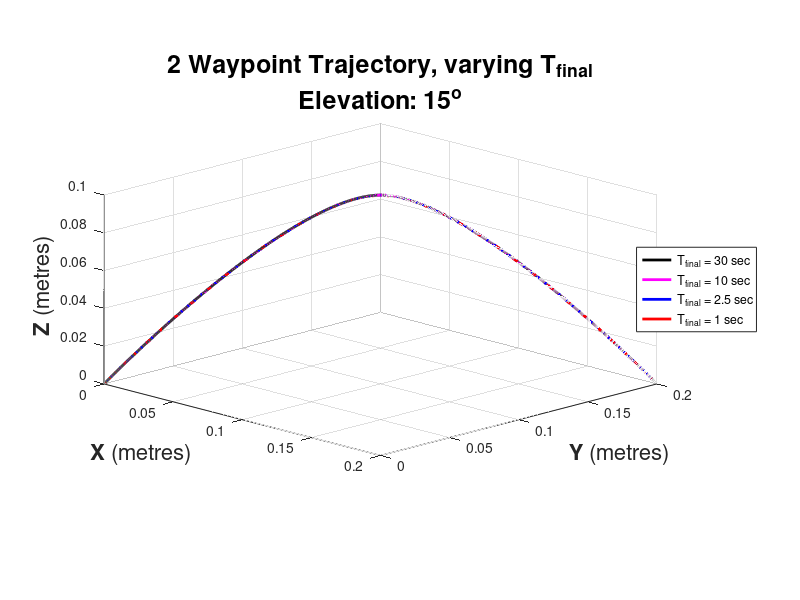

Reproduce this figure in MATLAB. (Note: this script raises an error after producing the figure.)
clear all
close all
clc

%% Setup
    TIME_FINAL = [30, 10, 2.5, 1];
    TIME_STEP  = 1/40;
    COLOUR = 'kmbr';
    STYLE = '----';

%% Trajectory Generation - Cubic Polynomial Splines
   
    TrajectoryTest = figure(1);
        hold on
        grid on
        axis equal
        set(gca,'Color','#DDDDDD');
        xlabel('{\bfX} (metres)','FontSize',16);
        ylabel('{\bfY} (metres)','FontSize',16);
        zlabel('{\bfZ} (metres)','FontSize',16);
        title({'2 Waypoint Trajectory, varying T_{final}',...
               'Elevation: 15^{o}'},'FontSize',18);
        view(45,15);
        axis([0 0.2 0 0.2 0 0.1])

        for i=1:length(TIME_FINAL)
            D   = diag(1:3,-1);
            % Inital Waypoint
            qi  = [0, 0;
                   0, 0;
                   0, 0];
            ti  = 0;
            tti = ti.^(0:3).';
            TI  = [tti, D*tti];
            % Final Waypoint
            qf  = [0.2, 0;
                   0.2, 0;
                   0,    0];
            tf  = TIME_FINAL(i);
            ttf = tf.^(0:3).';
            TF  = [ttf, D*ttf];
            % Mid Waypoint
            qm  = [(qi(1,1) + qf(1,1))/2, (qf(1,1)-qi(1,1))/(tf-ti);
                   (qi(2,1) + qf(2,1))/2, (qf(2,1)-qi(2,1))/(tf-ti);
                                     0.1, 0];
            tm  = (ti + tf) / 2;
            ttm = tm.^(0:3).';
            TM  = [ttm, D*ttm];
            % Evaluate Polynomial Coefficients
%INCORRECT  C   = [qi qm qf] / [TI TM TF];      
            C1  = [qi qm] / [TI TM];
            C2  = [qm qf] / [TM TF];
            % Evaluate Time and Positions       %
%INCORRECT  tspan   = ti:TIME_STEP:tf;          
%INCORRECT  tt      = tspan.^((0:3).');         
%INCORRECT  q       = C*tt;         
            ttt1    = ti:TIME_STEP:tm;
            T1      = ttt1.^((0:3).');
            ttt2    = tm:TIME_STEP:tf;
            T2      = ttt2.^((0:3).');
            q       = [C1*T1 C2*T2];

            plot3(q(1,:),q(2,:),q(3,:),'LineWidth',2,...
                'LineStyle',STYLE(i),'Color',COLOUR(i));
        end
        lgd=legend('T_{final} = 30 sec ','T_{final} = 10 sec',...
                   'T_{final} = 2.5 sec','T_{final} = 1 sec ',...
               'Location','eastoutside');
        lgd.FontSize = 14;

 %% Trajectory Generation - Quintic
    TrajectoryTest = figure(2);
        hold on
        grid on
        axis equal
        set(gca,'Color','#DDDDDD');
        xlabel('{\bfX} (metres)','FontSize',16);
        ylabel('{\bfY} (metres)','FontSize',16);
        zlabel('{\bfZ} (metres)','FontSize',16);
        title({'3 Waypoint Trajectory, varying T_{final}',...
               'Elevation: 15^{o}'},'FontSize',18);
        view(45,15);
        axis([0 0.2 0 0.2 0 0.1])

        for i=1:length(TIME_FINAL)
            D   = diag(1:5,-1);
            % Inital Waypoint
            qi  = [0, 0, 0;
                   0, 0, 0;
                   0, 0, 0];
            ti  = 0;
            tti = ti.^(0:5).';
            TI  = [tti, D*tti, D^2*tti];
            % Final Waypoint
            qf  = [0.2, 0, 0;
                   0.2, 0, 0;
                   0,   0, 0];
            tf  = TIME_FINAL(i);
            ttf = tf.^(0:5).';
            TF  = [ttf, D*ttf, D^2*ttf];
            % Mid Waypoint
            qm  = [(qi(1,1) + qf(1,1))/2, (qf(1,1)-qi(1,1))/(tf-ti), 0;
                   (qi(2,1) + qf(2,1))/2, (qf(2,1)-qi(2,1))/(tf-ti), 0;
                                     0.1, 0, 0];
            tm  = (ti + tf) / 2;
            ttm = tm.^(0:5).';
            TM  = [ttm, D*ttm, D^2*ttm];
            % Evaluate Polynomial Coefficients
            C1  = [qi qm] / [TI TM];
            C2  = [qm qf] / [TM TF];
            % Evaluate Time and Positions
            ttt1    = ti:TIME_STEP:tm;
            T1      = ttt1.^((0:5).');
            ttt2    = tm:TIME_STEP:tf;
            T2      = ttt2.^((0:5).');
            q       = [C1*T1 C2*T2];
            size(q)

            plot3(q(1,:),q(2,:),q(3,:),'LineWidth',2,...
                'LineStyle',STYLE(i),'Color',COLOUR(i));
        end
        lgd=legend('T_{final} = 30 sec ','T_{final} = 10 sec',...
                   'T_{final} = 2.5 sec','T_{final} = 1 sec ',...
               'Location','eastoutside');
        lgd.FontSize = 14;
        
%% Trajectory Generation - Continuous Tim
    
    TrajectoryTest = figure(2);
        hold on
        grid on
        axis equal
        set(gca,'Color','#DDDDDD');
        xlabel('{\bfX} (metres)','FontSize',16);
        ylabel('{\bfY} (metres)','FontSize',16);
        zlabel('{\bfZ} (metres)','FontSize',16);
        title({'3 Waypoint Trajectory, varying T_{final}',...
               'Elevation: 15^{o}'},'FontSize',18);
        view(45,15);

        for i=1:length(TIME_FINAL)
            ti  = 0;
            tf  = TIME_FINAL(i);
            td  = tf - ti;
            qi  = [0.0; 0.0;   0];
            qf  = [0.2; 0.2;   0];
            qm  = [(qi(1) + qf(1))/2;
                   (qi(2) + qf(1))/2;
                                 0.1];
            
            Ay  = 2*qm(3) / (ti + (td/2))^2;
            Vy  = Ay*(ti + (td/2));
        
            Q = @(t)  [qi(1) + ((qf(1)-qi(1)) / td).*t;
                       qi(2) + ((qf(2)-qi(2)) / td).*t;
                       Vy*t - Ay.*(t.^2)./2];
        
            tspan = ti:TIME_STEP:tf;
            P = Q(tspan);
        
            plot3(P(1,:),P(2,:),P(3,:),'LineWidth',2,...
                    'LineStyle',STYLE(i),'Color',COLOUR(i));
        end
        


